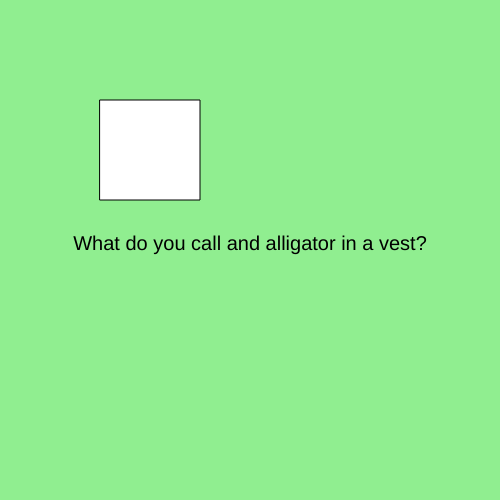
Frame 1 (no input)
Frame 60 (no input): identical to frame 1, image omitted
Frame 120 (the mouse pressed at the canvas centre since frame 60): identical to frame 1, image omitted

The p5.js sketch that drew this single still picture (run headless with seeded random() and noise() and a simulated clock; from frame 60 on, the mouse is pressed at the canvas centre):

// p5.js sketch
// ── sketch.js
let state = 0; 

function setup() {
  createCanvas(500, 500);
  textAlign(CENTER);
  textSize(20);
}

function draw() {

  switch(state) {
    case 0:
      background("lightgreen"); 
      text("What do you call and alligator in a vest?", width/2, height/2);
      break;  

    case 1: 
    background("lightblue"); 
    text("An investigator!", width/2, height/2);
      break; 


  }

  rect(100, 100, 100, 100);

}


function mouseReleased() {

  if (mouseX > 100 && mouseX < 200 && mouseY > 100 && mouseY < 200) {
  state++ ;
  if (state > 1) state = 0;
  }


}
